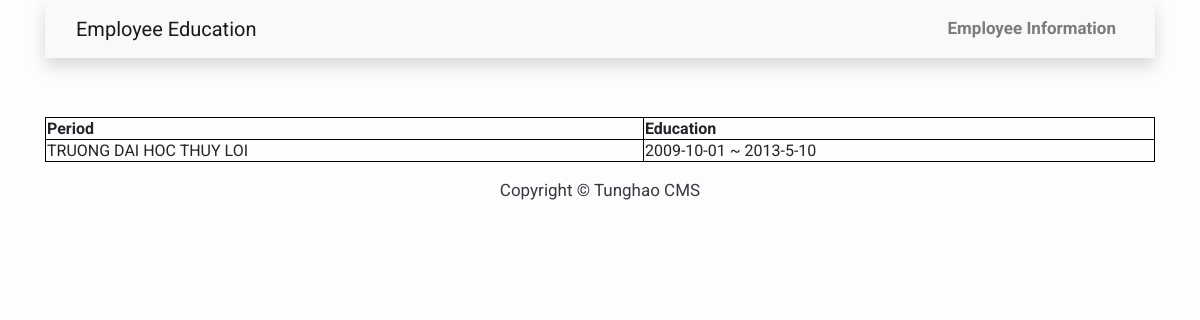
Before: /employee/education/1 with the older database file.
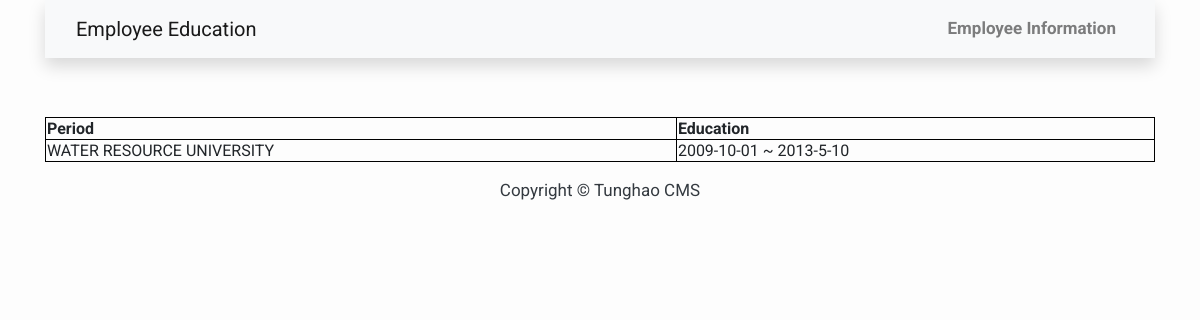
After: the same page with the newer database file.
### CVEmp/models.py (models this page shows)
class Education(models.Model):
	edu_name = models.CharField(max_length=255)
	period = models.CharField(max_length=255)
	emp = models.ForeignKey(Employee, on_delete=models.CASCADE)

### CVEmp/views.py (the view)
# urls.py: path('education/<int:pk>', EducationEmployee.as_view(), name="employee_education"),
class EducationEmployee(DetailView):
	model = Education
	template = 'employee/education.html'
	def get(self, request, *args, **kwargs):
		education = Education.objects.filter(emp__pk=kwargs['pk'])
		if education.count() > 0:
			context = { 'education': education }
			return render(request, 'employee/education.html', context)
		else:
			return HttpResponseNotFound('<h1 style="color:red">Page not found</h1><h4>This employee has no profile yet</h4>')

### templates/employee/education.html (shortened to what this page needs)
{% extends "base.html" %}
{% block nav-name %}
	Employee Education
{% endblock nav-name %}
{% block content %}
<br>
<br>
<table>
  <tr>
    <th>Period</th>
    <th>Education</th>
  </tr>
{% for e in education %}
  <tr>
    <td>{{ e.edu_name }}</td>
    <td>{{ e.period }}</td>
  </tr>
{% endfor %}
</table>
{% endblock content %}

Changed rows visible on the page:
changed Education: edu_name "TRUONG DAI HOC THUY LOI" → "WATER RESOURCE UNIVERSITY"
